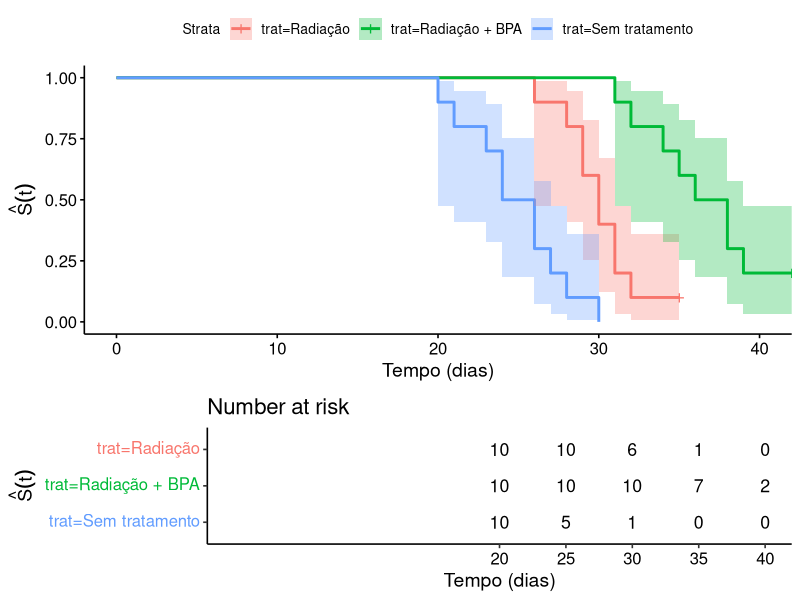

Write R code to recreate this figure. (Note: this script raises an error after producing the figure.)
## ---- chunk 1
knitr::opts_chunk$set(warning=FALSE, 
                      # fig.dim = c(5,5),
                      # out.height = '40%',
                      # fig.align = 'center',
                      message=FALSE
                      )

library(tidyverse)
library(ggplot2)
library(knitr)
library(readr)
library(dplyr)


## ---- chunk 2
# Questão 2
library(survival)
library(survminer)

q2 <- data.frame(trat = c(rep("Sem tratamento",10),rep("Radiação",10),
rep("Radiação + BPA",10)),
tempo = c(20,21,23,24,24,26,26,27,28,30,26,28,29,29,30,
30,31,31,32,35,31,32,34,35,36,38,38,39,42,42), 
falha = c(rep(1,19),0,rep(1,8),0,0))
q2$trat = as.factor(q2$trat)
## ---- chunk 3
q2_km = survfit(Surv(tempo, falha)~trat, data = q2, 
                    conf.type = 'log-log') 

ggsurvplot(q2_km,q2, conf.int = T, risk.table = T, tables.height = 0.35)+
  labs(x="Tempo (dias)", y=expression(hat(S)(t)))
## ---- chunk 4
surv_pvalue(q2_km)
## ---- chunk 5
# 2.b
q2$z1 = ifelse(q2$trat == 'Radiação', 1, 0)
q2$z2 = ifelse(q2$trat == 'Radiação + BPA', 1, 0)
## ---- chunk 6
q2_cox_efron = coxph(Surv(tempo, falha)~ z1 + z2, data = q2, ties = 'efron')
summary(q2_cox_efron)
## ---- chunk 7
q2_cox_breslow = coxph(Surv(tempo, falha)~ z1 + z2, data = q2, ties = 'breslow')
summary(q2_cox_breslow)
## ---- chunk 8
q2_cox_exact = coxph(Surv(tempo, falha)~ z1 + z2, data = q2, ties = 'exact')
summary(q2_cox_exact)
## ---- chunk 9
# 2.e
q2$z3 = ifelse(q2$z1 ==1 | q2$z2 ==1, 1, 0)
q2_cox_efron2 = coxph(Surv(tempo, falha)~ z3, data = q2, ties = 'efron')
anova(q2_cox_efron, q2_cox_efron2)
## ---- chunk 10
q2_cox_breslow2 = coxph(Surv(tempo, falha)~ z3, data = q2, ties = 'breslow')
anova(q2_cox_breslow, q2_cox_breslow2)
## ---- chunk 11
q2_cox_exact2 = coxph(Surv(tempo, falha)~ z3, data = q2, ties = 'exact')
anova(q2_cox_exact, q2_cox_exact2)
## ---- chunk 12
# QUESTAO 5 ----
# QUESTAO 5a ----
library(survival)
library(survminer)
library(readxl)

q5 = read_excel('data/Lista4_Hodgkins.xlsx')
q5$sex = as.factor(q5$sex)
q5$stage = as.factor(q5$stage)
q5$hist = as.factor(q5$hist)
q5
## ---- chunk 13
q5_cox_a = coxph(Surv(survivaltime, dead)~sex+stage+hist, data = q5)
summary(q5_cox_a)
## ---- chunk 14
plot(q5$age, resid(q5_cox_a), xlab = 'Idade', 
     ylab = 'Resíduo martingal', pch = 16, col = 'steelblue3')
smooth = lowess(q5$age, resid(q5_cox_a), iter = 1)
lines(smooth)
## ---- chunk 15
# 5.b
q5_cox_b = coxph(Surv(survivaltime, dead)~sex+stage+hist+age, data = q5)
summary(q5_cox_b)
## ---- chunk 16
# 5.c
q5_cox_c_age = coxph(Surv(survivaltime, dead)~sex+stage+hist, data = q5)
anova(q5_cox_b, q5_cox_c_age)
## ---- chunk 17
q5_cox_c_sex = coxph(Surv(survivaltime, dead)~age+stage+hist, data = q5)
anova(q5_cox_b, q5_cox_c_sex)
## ---- chunk 18
q5_cox_c_stage = coxph(Surv(survivaltime, dead)~age+sex+hist, data = q5)
anova(q5_cox_b, q5_cox_c_stage)
## ---- chunk 19
q5_cox_c_hist = coxph(Surv(survivaltime, dead)~age+stage+sex, data = q5)
anova(q5_cox_b, q5_cox_c_hist)
## ---- chunk 20
q5_cox = coxph(Surv(survivaltime, dead)~age+stage, data = q5)
summary(q5_cox)
## ---- chunk 21
# 5.d
q5$cox_snell = - (resid(q5_cox) - q5$dead)
q5_cox_snell = coxph(Surv(cox_snell, dead)~1, data = q5)
q5_base = basehaz(q5_cox_snell, centered = FALSE)
plot(q5_base$time, q5_base$hazard, xlab = 'Resíduo Cox-Snell' ,
     ylab = 'Estimativa da Função de Risco Acumulada', xlim = c(0,2), ylim = c(0,2))
abline(0,1)
